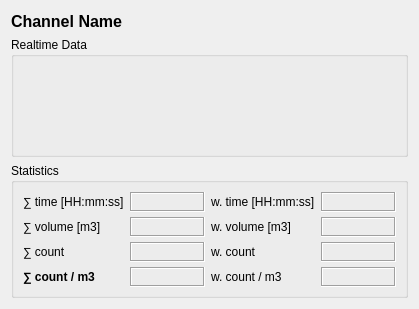
<?xml version="1.0" encoding="UTF-8"?>
<ui version="4.0">
 <class>channelViewWidget</class>
 <widget class="QWidget" name="channelViewWidget">
  <property name="enabled">
   <bool>true</bool>
  </property>
  <property name="geometry">
   <rect>
    <x>0</x>
    <y>0</y>
    <width>413</width>
    <height>305</height>
   </rect>
  </property>
  <property name="windowTitle">
   <string>channelViewWidget</string>
  </property>
  <layout class="QGridLayout" name="widget_layout">
   <item row="2" column="0" colspan="3">
    <widget class="QGroupBox" name="stats_gb">
     <property name="minimumSize">
      <size>
       <width>0</width>
       <height>135</height>
      </size>
     </property>
     <property name="maximumSize">
      <size>
       <width>16777215</width>
       <height>135</height>
      </size>
     </property>
     <property name="title">
      <string>Statistics</string>
     </property>
     <layout class="QGridLayout" name="stat_layout">
      <property name="leftMargin">
       <number>9</number>
      </property>
      <property name="topMargin">
       <number>9</number>
      </property>
      <item row="4" column="0">
       <widget class="QLabel" name="label_9">
        <property name="minimumSize">
         <size>
          <width>0</width>
          <height>20</height>
         </size>
        </property>
        <property name="font">
         <font>
          <bold>true</bold>
         </font>
        </property>
        <property name="text">
         <string>∑ count / m3</string>
        </property>
       </widget>
      </item>
      <item row="1" column="2">
       <widget class="QLabel" name="label_6">
        <property name="minimumSize">
         <size>
          <width>0</width>
          <height>20</height>
         </size>
        </property>
        <property name="text">
         <string>w. time [HH:mm:ss]</string>
        </property>
       </widget>
      </item>
      <item row="3" column="2">
       <widget class="QLabel" name="label_8">
        <property name="minimumSize">
         <size>
          <width>0</width>
          <height>20</height>
         </size>
        </property>
        <property name="text">
         <string>w. count</string>
        </property>
       </widget>
      </item>
      <item row="2" column="2">
       <widget class="QLabel" name="label_7">
        <property name="minimumSize">
         <size>
          <width>0</width>
          <height>20</height>
         </size>
        </property>
        <property name="text">
         <string>w. volume [m3]</string>
        </property>
       </widget>
      </item>
      <item row="3" column="0">
       <widget class="QLabel" name="label_3">
        <property name="minimumSize">
         <size>
          <width>0</width>
          <height>20</height>
         </size>
        </property>
        <property name="font">
         <font>
          <bold>false</bold>
         </font>
        </property>
        <property name="text">
         <string>∑ count</string>
        </property>
        <property name="indent">
         <number>-1</number>
        </property>
       </widget>
      </item>
      <item row="2" column="0">
       <widget class="QLabel" name="label_5">
        <property name="minimumSize">
         <size>
          <width>0</width>
          <height>20</height>
         </size>
        </property>
        <property name="font">
         <font>
          <bold>false</bold>
         </font>
        </property>
        <property name="text">
         <string>∑ volume [m3]</string>
        </property>
        <property name="indent">
         <number>-1</number>
        </property>
       </widget>
      </item>
      <item row="3" column="1">
       <widget class="QLabel" name="sum_count">
        <property name="minimumSize">
         <size>
          <width>75</width>
          <height>20</height>
         </size>
        </property>
        <property name="frameShape">
         <enum>QFrame::Shape::Box</enum>
        </property>
        <property name="frameShadow">
         <enum>QFrame::Shadow::Sunken</enum>
        </property>
        <property name="text">
         <string/>
        </property>
       </widget>
      </item>
      <item row="4" column="1">
       <widget class="QLabel" name="sum_count_per_m3">
        <property name="minimumSize">
         <size>
          <width>75</width>
          <height>20</height>
         </size>
        </property>
        <property name="font">
         <font>
          <bold>true</bold>
         </font>
        </property>
        <property name="frameShape">
         <enum>QFrame::Shape::Box</enum>
        </property>
        <property name="frameShadow">
         <enum>QFrame::Shadow::Sunken</enum>
        </property>
        <property name="text">
         <string/>
        </property>
       </widget>
      </item>
      <item row="1" column="0">
       <widget class="QLabel" name="label">
        <property name="enabled">
         <bool>true</bool>
        </property>
        <property name="minimumSize">
         <size>
          <width>0</width>
          <height>20</height>
         </size>
        </property>
        <property name="font">
         <font>
          <italic>false</italic>
          <bold>false</bold>
         </font>
        </property>
        <property name="text">
         <string>∑ time [HH:mm:ss]</string>
        </property>
        <property name="indent">
         <number>-1</number>
        </property>
       </widget>
      </item>
      <item row="2" column="1">
       <widget class="QLabel" name="sum_volume">
        <property name="minimumSize">
         <size>
          <width>75</width>
          <height>20</height>
         </size>
        </property>
        <property name="frameShape">
         <enum>QFrame::Shape::Box</enum>
        </property>
        <property name="frameShadow">
         <enum>QFrame::Shadow::Sunken</enum>
        </property>
        <property name="text">
         <string/>
        </property>
       </widget>
      </item>
      <item row="1" column="1">
       <widget class="QLabel" name="sum_time">
        <property name="minimumSize">
         <size>
          <width>75</width>
          <height>20</height>
         </size>
        </property>
        <property name="frameShape">
         <enum>QFrame::Shape::Box</enum>
        </property>
        <property name="frameShadow">
         <enum>QFrame::Shadow::Sunken</enum>
        </property>
        <property name="text">
         <string/>
        </property>
       </widget>
      </item>
      <item row="4" column="2">
       <widget class="QLabel" name="label_12">
        <property name="minimumSize">
         <size>
          <width>0</width>
          <height>20</height>
         </size>
        </property>
        <property name="text">
         <string>w. count / m3</string>
        </property>
       </widget>
      </item>
      <item row="1" column="3">
       <widget class="QLabel" name="w_time">
        <property name="minimumSize">
         <size>
          <width>75</width>
          <height>20</height>
         </size>
        </property>
        <property name="frameShape">
         <enum>QFrame::Shape::Box</enum>
        </property>
        <property name="frameShadow">
         <enum>QFrame::Shadow::Sunken</enum>
        </property>
        <property name="text">
         <string/>
        </property>
       </widget>
      </item>
      <item row="2" column="3">
       <widget class="QLabel" name="w_volume">
        <property name="minimumSize">
         <size>
          <width>75</width>
          <height>20</height>
         </size>
        </property>
        <property name="frameShape">
         <enum>QFrame::Shape::Box</enum>
        </property>
        <property name="frameShadow">
         <enum>QFrame::Shadow::Sunken</enum>
        </property>
        <property name="text">
         <string/>
        </property>
       </widget>
      </item>
      <item row="3" column="3">
       <widget class="QLabel" name="w_count">
        <property name="minimumSize">
         <size>
          <width>75</width>
          <height>20</height>
         </size>
        </property>
        <property name="frameShape">
         <enum>QFrame::Shape::Box</enum>
        </property>
        <property name="frameShadow">
         <enum>QFrame::Shadow::Sunken</enum>
        </property>
        <property name="text">
         <string/>
        </property>
       </widget>
      </item>
      <item row="4" column="3">
       <widget class="QLabel" name="w_count_per_m3">
        <property name="minimumSize">
         <size>
          <width>75</width>
          <height>20</height>
         </size>
        </property>
        <property name="frameShape">
         <enum>QFrame::Shape::Box</enum>
        </property>
        <property name="frameShadow">
         <enum>QFrame::Shadow::Sunken</enum>
        </property>
        <property name="text">
         <string/>
        </property>
       </widget>
      </item>
     </layout>
    </widget>
   </item>
   <item row="1" column="0" colspan="3">
    <widget class="QGroupBox" name="realtime_gb">
     <property name="minimumSize">
      <size>
       <width>0</width>
       <height>120</height>
      </size>
     </property>
     <property name="title">
      <string>Realtime Data</string>
     </property>
     <layout class="QVBoxLayout" name="realtime_layout"/>
    </widget>
   </item>
   <item row="0" column="0">
    <widget class="QLabel" name="channel_name_label">
     <property name="minimumSize">
      <size>
       <width>0</width>
       <height>20</height>
      </size>
     </property>
     <property name="maximumSize">
      <size>
       <width>16777215</width>
       <height>20</height>
      </size>
     </property>
     <property name="font">
      <font>
       <pointsize>12</pointsize>
       <bold>true</bold>
      </font>
     </property>
     <property name="text">
      <string>Channel Name</string>
     </property>
    </widget>
   </item>
  </layout>
 </widget>
 <resources/>
 <connections/>
</ui>
